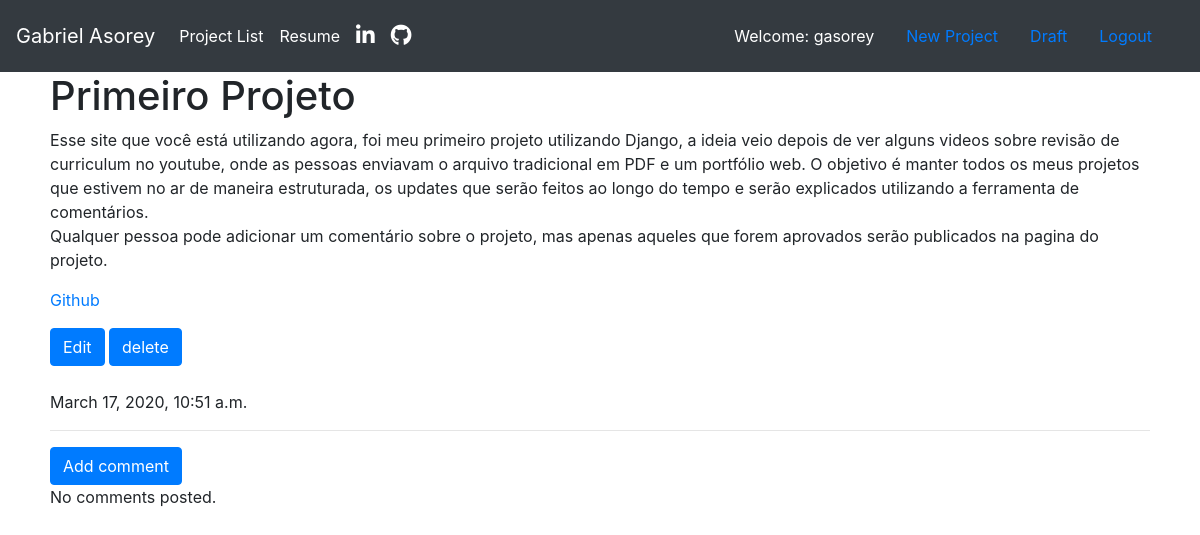
Screenshot of /project/33 (signed in) with the database file from the repository.
### Portfolio/models.py (models this page shows, shortened)
class Project(models.Model):
    author = models.ForeignKey('auth.User', on_delete=models.CASCADE)
    project_name = models.CharField(max_length=300)
    description = models.TextField()
    create_date = models.DateTimeField(default=timezone.now)
    published_date = models.DateTimeField(blank=True,null=True)

### Portfolio/views.py (the view)
# urls.py: path('project/<int:pk>',views.ProjectDetailView.as_view(),name='project_detail'),
class ProjectDetailView(DetailView):
    model = Project

### Portfolio/templates/Portfolio/project_detail.html
{% extends 'Portfolio/HTML_Base.html' %}
{% block content %}
{% load static %}
    <div class="borda">
        <h1>{{ project.project_name }}</h1>
        <p>{{ project.description|safe|linebreaksbr }}</p>
        {% if user.is_authenticated %}
        <a href="{% url 'project_update' pk=project.pk%}" class="btn btn-primary">Edit</a>
        <a href="{% url 'project_delete' pk=project.pk%}" class="btn btn-primary">delete</a>
        {% endif %}
        <br>
        <br>
        {% if project.published_date %}
        <div class="date projectdate">
            {{ project.published_date }}
        </div>
        {% else %}
        <a href="{% url 'project_publish' pk=project.pk %}" class="btn btn-primary">Publicar</a>
        {% endif %}
        <hr>
        <a class="btn btn-primary btn-comment" href="{% url 'comment_add' pk=project.pk %}"> Add comment</a>
        {% for comment in project.comments.all %}
        <br>
        {% if comment.approved_comment %}
        <p>Posted by: <strong>{{ comment.author }}</strong></p>
        <p>{{ comment.text|safe|linebreaks }}</p>
        {{ comment.create_date }}
        {% endif %}
        {% if comment_approved and user.is_authenticated %}
        <p>Posted by: <strong>{{ comment.author }}</strong></p>
        <p>{{ comment.text|safe|linebreaks }}</p>
        {{ comment.create_date }}
        {% endif %}
        {% if not comment_approved and user.is_authenticated %}
        <p>Posted by: <strong>{{ comment.author }}</strong></p>
        <p>{{ comment.text|safe|linebreaks }}</p>
        {{ comment.create_date }}
        <a class="btn btn-primary" href="{% url 'comment_remove' pk=comment.pk %}"><span class="fa fa-remove"></span>Remove</a>
        <a class="btn btn-primary" href="{% url 'comment_approve' pk=comment.pk %}"><span class="fa fa-check"></span>Aprove</a>
        {% endif %}
        {% empty %}
        <br><p>No comments posted.</p>
        {% endfor %}
    </div>
        {% endblock %}

### Portfolio/templates/Portfolio/HTML_Base.html (shortened to what this page needs)
<!DOCTYPE html>
{% load static %}
<html lang="en">
<head>
<link rel="stylesheet" href="https://cdnjs.cloudflare.com/ajax/libs/twitter-bootstrap/4.4.1/css/bootstrap.min.css">
<link rel="stylesheet" href="https://cdnjs.cloudflare.com/ajax/libs/font-awesome/5.11.2/css/all.min.css">
<link rel="stylesheet" href="//cdn.jsdelivr.net/npm/medium-editor@latest/dist/css/medium-editor.min.css" type="text/css" media="screen" charset="utf-8">
<link rel="stylesheet" href="{% static 'css/portfolio.css' %}">
</head>
<body>
  <nav class="navbar navbar-expand-lg navbar-dark bg-dark">
    <a class="navbar-brand">Gabriel Asorey</a>
    <div class="collapse navbar-collapse" id="navbarNav">
      <ul class="navbar-nav">
        <li class="nav-item active ">
          <a class="nav-link" href="{% url 'project_list' %}">Project List</a>
        </li>
        <li class="nav-item active ">
          <a class="nav-link" href="{% url 'resume' %}">Resume</a>
        </li>
        <li class="nav-item active ">
          <a class="nav-link"  href="https://www.linkedin.com/in/gabriel-asorey-45881156/"><i class="fab fa-linkedin-in fa-lg"></i></a>
        </li>
        <li class="nav-item active">
          <a class="nav-link" href="https://github.com/Gasorey"><i class="fab fa-github fa-lg" ></i></a>
      </li>
    </ul>
    <ul class="navbar nav ml-auto">
      {% if user.is_authenticated %}
      <li class="nav-item active">
        <a class="nav-link" style="color: white;">Welcome: {{ user.username}}</a>
      </li>
      <li class="nav-item active ">
        <a class="nav-link" href="{% url 'project_create' %}">New Project</a>
      </li>
      <li class="nav-item active ">
        <a class="nav-link" href="{% url 'draft_list' %}">Draft</a>
      </li>
      <li class="nav-item active ">
        <a class="nav-link" href="{% url 'Logout' %}">Logout</a>
      </li>
      {% else %}
      <li class="nav-item">
        <a href="{% url 'Login' %}" class="nav navbar-right"><i class="fas fa-user fa-lg " style="color: white;"></i></a>
      </li>
      {% endif %}
    </ul>
  </div>
</nav>
  {% block content%}
  {% endblock %}
</body>
</html>

### Portfolio/static/css/portfolio.css (style rules this page uses)
.borda { margin-left: 50px; margin-right: 50px; }

### rows the page displays
Project: project_name "Primeiro Projeto", description "Esse site que você está utilizando agora, foi meu primeiro projeto utilizando Django, a ideia veio depois de ver alguns videos sobre revisão de curriculum no youtube, onde as pessoas enviavam o arquivo tradicional em PDF e um portfólio web. O objetivo é manter todos os meus projetos que estivem no ar de maneira estruturada, os updates que serão feitos ao longo do tempo e serão explicados utilizando a ferramenta de comentários. Qualquer pessoa pode adicionar um comentário sobre o projeto, mas apenas aqueles que forem aprovados serão publicados na pagina do projeto. Github", published_date "March 17, 2020, 10:51 a.m."

### other values shown
{{ user.username }} "gasorey"
